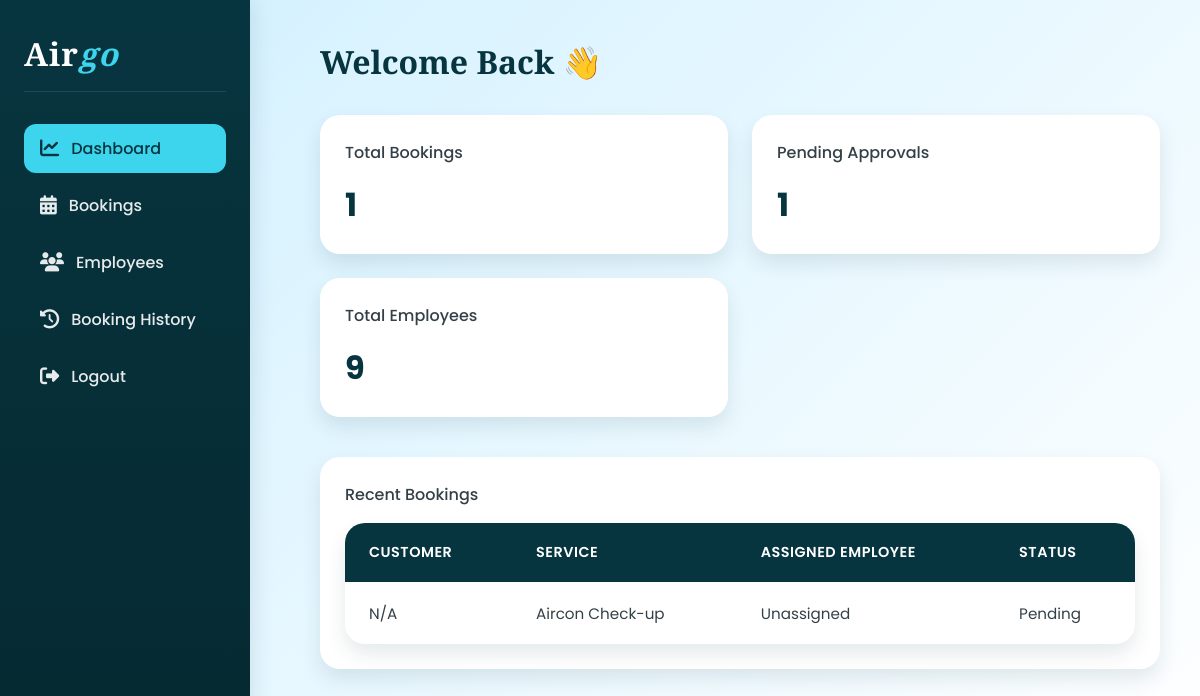
/admin/dashboard.php (signed in), run on an earlier commit of the app's database.
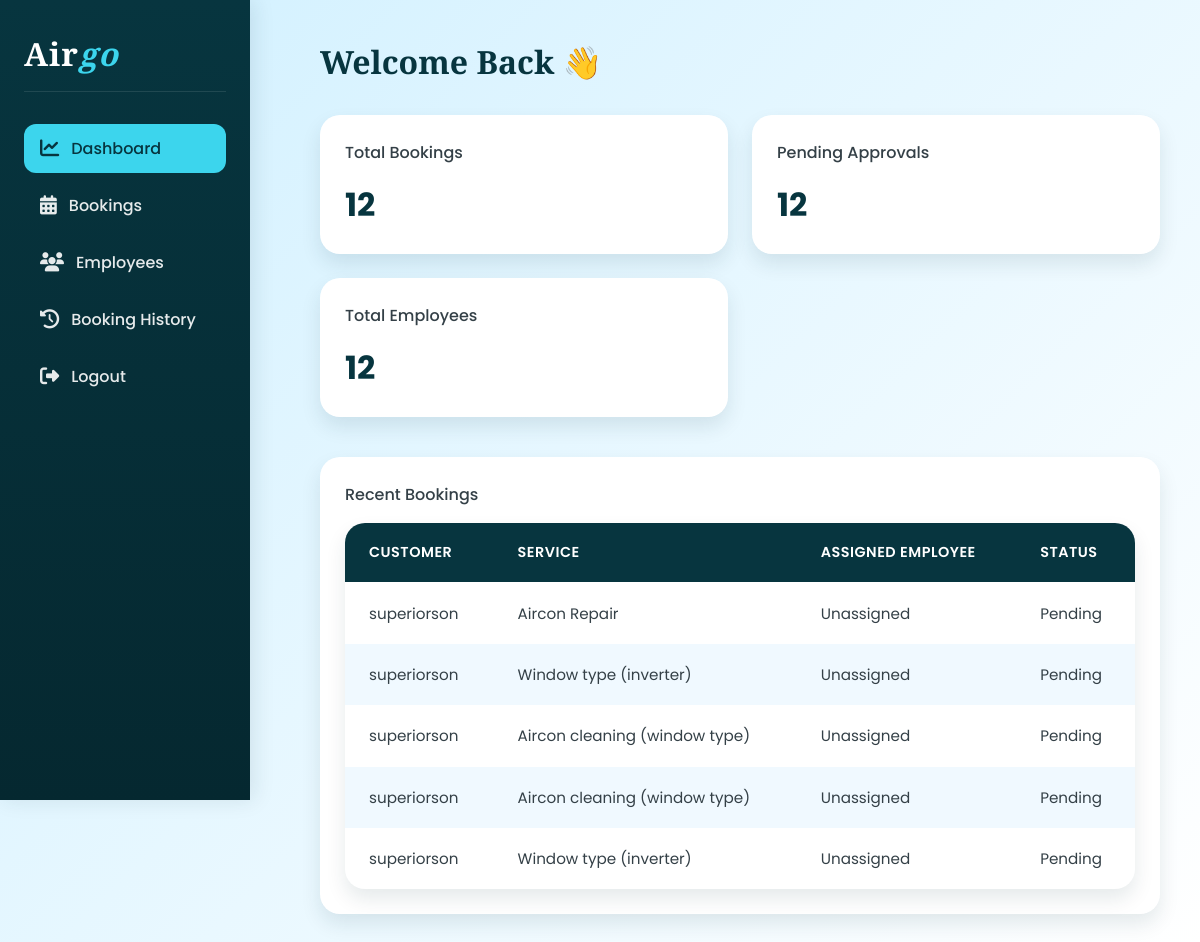
And on a later commit of the database.
### tables this page shows
CREATE TABLE `bookings` (
  `id` int NOT NULL AUTO_INCREMENT,
  `user_id` varchar(5) NOT NULL,
  `service` varchar(100) NOT NULL,
  `appointment_date` date NOT NULL,
  `appointment_time` time NOT NULL,
  `phone` varchar(20) NOT NULL,
  `location` varchar(255) NOT NULL,
  `employee_id` int DEFAULT NULL,
  `price` decimal(10,2) DEFAULT '0.00',
  `status` varchar(50) DEFAULT 'Pending',
  `note` text,
  `created_at` timestamp NOT NULL DEFAULT CURRENT_TIMESTAMP,
  `updated_at` timestamp NOT NULL DEFAULT CURRENT_TIMESTAMP ON UPDATE CURRENT_TIMESTAMP,
  PRIMARY KEY (`id`)
);

CREATE TABLE `user` (
  `id` int NOT NULL AUTO_INCREMENT,
  `fname` varchar(50) NOT NULL,
  `lname` varchar(50) NOT NULL,
  `username` varchar(25) NOT NULL,
  `email` varchar(50) NOT NULL,
  `password` varchar(255) NOT NULL,
  `contact` varchar(20) NOT NULL,
  `city` varchar(100) NOT NULL,
  `district` varchar(50) NOT NULL,
  `barangay` varchar(50) NOT NULL,
  `zipcode` varchar(15) NOT NULL,
  `created_at` timestamp NOT NULL DEFAULT CURRENT_TIMESTAMP ON UPDATE CURRENT_TIMESTAMP,
  `reset_token` varchar(255) DEFAULT NULL,
  `reset_expire` datetime DEFAULT NULL,
  PRIMARY KEY (`id`)
);

### admin/dashboard.php (the view, shortened to what this page needs)
<?php
$conn = Database::getConnection();
$total_bookings = $conn->query("SELECT COUNT(*) AS count FROM bookings")->fetch_assoc()['count'];
$pending_approvals = $conn->query("SELECT COUNT(*) AS count FROM bookings WHERE status = 'Pending'")->fetch_assoc()['count'];
$total_employees = $conn->query("SELECT COUNT(*) AS count FROM employees")->fetch_assoc()['count'];
$recent = $conn->query("
    SELECT b.*, e.name AS employee_name, u.username AS user_name
    FROM bookings b
    LEFT JOIN employees e ON b.employee_id = e.id
    LEFT JOIN `user` u ON b.user_id = u.id
    ORDER BY b.created_at DESC
    LIMIT 5
");
?>
<!DOCTYPE html>
<html lang="en">
<head>
    <link href="https://cdnjs.cloudflare.com/ajax/libs/font-awesome/6.5.0/css/all.min.css" rel="stylesheet">
</head>
<body>
<div class="sidebar">
    <h2>Air<span>go</span></h2>
    <div class="nav-links">
        <a href="dashboard.php" class="<?= basename($_SERVER['PHP_SELF']) === 'dashboard.php' ? 'active' : '' ?>"><i class="fas fa-chart-line"></i> Dashboard</a>
        <a href="admin_bookings.php" class="<?= basename($_SERVER['PHP_SELF']) === 'admin_bookings.php' ? 'active' : '' ?>"><i class="fas fa-calendar-alt"></i> Bookings</a>
        <a href="admin_employees.php" class="<?= basename($_SERVER['PHP_SELF']) === 'admin_employees.php' ? 'active' : '' ?>"><i class="fas fa-users"></i> Employees</a>
        <a href="booking_history.php" class="<?= basename($_SERVER['PHP_SELF']) === 'booking_history.php' ? 'active' : '' ?>"><i class="fas fa-history"></i> Booking History</a>
        <a href="login.php"><i class="fas fa-sign-out-alt"></i> Logout</a>
    </div>
</div>
<div class="main">
    <h1>Welcome Back 👋</h1>
    <div class="grid">
        <a href="admin_bookings.php" class="card-link">
            <div class="card">
                <h3>Total Bookings</h3>
                <p><?php echo $total_bookings; ?></p>
            </div>
        </a>
        <a href="admin_bookings.php?tab=pending" class="card-link">
            <div class="card">
                <h3>Pending Approvals</h3>
                <p><?php echo $pending_approvals; ?></p>
            </div>
        </a>
        <a href="admin_employees.php" class="card-link">
            <div class="card">
                <h3>Total Employees</h3>
                <p><?php echo $total_employees; ?></p>
            </div>
        </a>
    </div>
    <div class="card">
        <h3>Recent Bookings</h3>
        <table>
            <thead>
                <tr>
                    <th>Customer</th>
                    <th>Service</th>
                    <th>Assigned Employee</th>
                    <th>Status</th>
                </tr>
            </thead>
            <tbody>
                <?php while ($row = $recent->fetch_assoc()): ?>
                    <tr>
                        <td data-label="Customer"><?php echo htmlspecialchars($row['user_name'] ?? 'N/A'); ?></td>
                        <td data-label="Service"><?php echo htmlspecialchars($row['service']); ?></td>
                        <td data-label="Assigned Employee"><?php echo $row['employee_name'] ?: 'Unassigned'; ?></td>
                        <td data-label="Status" data-status="<?php echo htmlspecialchars($row['status']); ?>"><?php echo htmlspecialchars($row['status']); ?></td>
                    </tr>
                <?php endwhile; ?>
            </tbody>
        </table>
    </div>
</div>
</body>
</html>

### admin/dashboard.php (style rules this page uses)
:root { --primary-color: #07353f; --secondary-color: #3cd5ed; --background-color: #d0f0ff; --text-color: #344047; --card-bg: #ffffff; --card-shadow: rgba(7, 53, 63, 0.1); --accent-light: #f0f9ff; --spacing-unit: clamp(0.5rem, 2vw, 1rem); }
* { margin: 0; padding: 0; box-sizing: border-box; }
body { font-family: 'Poppins', sans-serif; background: linear-gradient(135deg, var(--background-color), #fff); color: var(--text-color); display: flex; min-height: 100vh; }
.sidebar { position: fixed; top: 0; left: 0; width: 250px; height: 100vh; background: linear-gradient(180deg, var(--primary-color), #052830); padding: 2rem 1.5rem; color: white; box-shadow: 4px 0 20px var(--card-shadow); transition: all 0.3s ease; z-index: 1000; }
.sidebar h2 { font-family: 'Playfair Display', serif; font-size: 2rem; font-weight: 900; margin-bottom: 2rem; padding-bottom: 1rem; border-bottom: 1px solid rgba(255, 255, 255, 0.1); letter-spacing: 1px; }
.sidebar h2 span { color: var(--secondary-color); font-style: italic; }
.nav-links { display: flex; flex-direction: column; gap: 0.5rem; }
.sidebar a { display: flex; align-items: center; gap: 12px; color: rgba(255, 255, 255, 0.9); text-decoration: none; padding: 12px 16px; border-radius: 12px; transition: all 0.3s ease; font-weight: 500; position: relative; overflow: hidden; }
.sidebar a::before { content: ''; position: absolute; top: 0; left: 0; width: 100%; height: 100%; background: var(--secondary-color); transform: scaleX(0); transform-origin: right; transition: transform 0.3s ease; z-index: -1; border-radius: 12px; }
.sidebar a i { font-size: 1.2rem; transition: transform 0.3s ease; }
.sidebar a.active { background: var(--secondary-color); color: var(--primary-color); }
.sidebar a.active i { color: var(--primary-color); }
.main { margin-left: 280px; padding: 2.5rem; width: calc(100% - 280px); }
.main h1 { margin-bottom: 2rem; color: var(--primary-color); font-size: 2rem; font-family: 'Playfair Display', serif; display: flex; align-items: center; gap: 0.5rem; }
.grid { display: grid; grid-template-columns: repeat(auto-fit, minmax(280px, 1fr)); gap: 1.5rem; margin-bottom: 2.5rem; }
.card-link { text-decoration: none; color: inherit; display: block; }
.card { background: var(--card-bg); padding: 1.5rem; border-radius: 20px; box-shadow: 0 10px 20px var(--card-shadow); transition: all 0.3s ease; border: 1px solid rgba(255, 255, 255, 0.2); backdrop-filter: blur(10px); }
.card h3 { font-size: 1rem; color: var(--text-color); margin-bottom: 1rem; font-weight: 500; }
.card p { font-size: 2rem; font-weight: 700; color: var(--primary-color); }
table { width: 100%; background: var(--card-bg); border-radius: 20px; box-shadow: 0 10px 20px var(--card-shadow); border-collapse: separate; border-spacing: 0; overflow: hidden; }
th, td { padding: 1.2rem 1.5rem; text-align: left; }
th { background: var(--primary-color); color: var(--card-bg); font-weight: 600; font-size: 0.9rem; text-transform: uppercase; letter-spacing: 0.5px; }
tr:nth-child(even) { background: var(--accent-light); }
td { font-size: 0.95rem; }

What changed in the data, as far as the page shows it:
removed bookings: user_name "N/A", service "Aircon Check-up", employee_name "Unassigned", status "Pending"
added bookings: user.username "superiorson", service "Aircon Repair", employee_name "Unassigned", status "Pending"
added bookings: user.username "superiorson", service "Window type (inverter)", employee_name "Unassigned", status "Pending"
added bookings: user.username "superiorson", service "Aircon cleaning (window type)", employee_name "Unassigned", status "Pending"
added bookings: user.username "superiorson", service "Aircon cleaning (window type)", employee_name "Unassigned", status "Pending"
added bookings: user.username "superiorson", service "Window type (inverter)", employee_name "Unassigned", status "Pending"
Also different on the page:
$total_bookings: "1" → "12"
$pending_approvals: "1" → "12"
$total_employees: "9" → "12"
